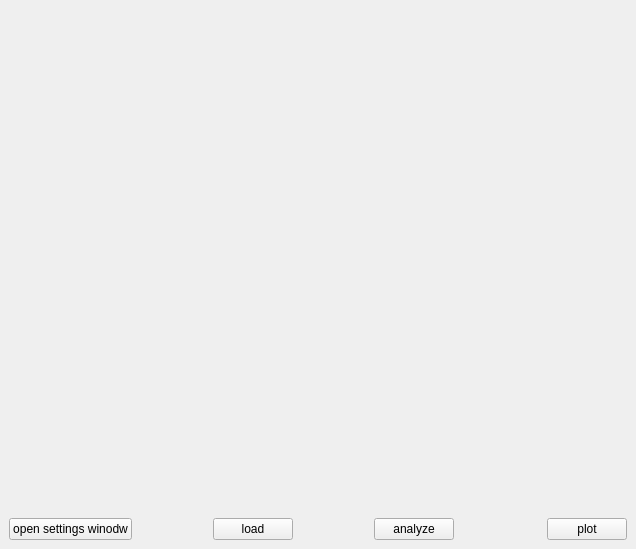
<?xml version="1.0" encoding="UTF-8"?>
<ui version="4.0">
 <class>Spasma_Mode</class>
 <widget class="QMainWindow" name="Spasma_Mode">
  <property name="geometry">
   <rect>
    <x>0</x>
    <y>0</y>
    <width>636</width>
    <height>549</height>
   </rect>
  </property>
  <property name="sizePolicy">
   <sizepolicy hsizetype="Minimum" vsizetype="Preferred">
    <horstretch>0</horstretch>
    <verstretch>0</verstretch>
   </sizepolicy>
  </property>
  <property name="windowTitle">
   <string>Data Analysis Main</string>
  </property>
  <widget class="QWidget" name="centralwidget">
   <property name="layoutDirection">
    <enum>Qt::LeftToRight</enum>
   </property>
   <layout class="QGridLayout" name="gridLayout">
    <item row="1" column="4">
     <widget class="QPushButton" name="button_load">
      <property name="text">
       <string>load</string>
      </property>
     </widget>
    </item>
    <item row="1" column="6">
     <widget class="QPushButton" name="button_analyze">
      <property name="text">
       <string>analyze</string>
      </property>
     </widget>
    </item>
    <item row="0" column="2" colspan="9">
     <widget class="QWidget" name="widget" native="true">
      <property name="sizePolicy">
       <sizepolicy hsizetype="Preferred" vsizetype="Preferred">
        <horstretch>0</horstretch>
        <verstretch>0</verstretch>
       </sizepolicy>
      </property>
     </widget>
    </item>
    <item row="1" column="9">
     <spacer name="horizontalSpacer">
      <property name="orientation">
       <enum>Qt::Horizontal</enum>
      </property>
      <property name="sizeHint" stdset="0">
       <size>
        <width>40</width>
        <height>20</height>
       </size>
      </property>
     </spacer>
    </item>
    <item row="1" column="10">
     <widget class="QPushButton" name="button_plot">
      <property name="text">
       <string>plot</string>
      </property>
     </widget>
    </item>
    <item row="1" column="2">
     <widget class="QPushButton" name="button_settings">
      <property name="enabled">
       <bool>true</bool>
      </property>
      <property name="sizePolicy">
       <sizepolicy hsizetype="Maximum" vsizetype="Fixed">
        <horstretch>0</horstretch>
        <verstretch>0</verstretch>
       </sizepolicy>
      </property>
      <property name="text">
       <string>open settings winodw</string>
      </property>
      <property name="checkable">
       <bool>false</bool>
      </property>
     </widget>
    </item>
    <item row="1" column="3">
     <spacer name="horizontalSpacer_2">
      <property name="orientation">
       <enum>Qt::Horizontal</enum>
      </property>
      <property name="sizeHint" stdset="0">
       <size>
        <width>40</width>
        <height>20</height>
       </size>
      </property>
     </spacer>
    </item>
    <item row="1" column="5">
     <spacer name="horizontalSpacer_3">
      <property name="orientation">
       <enum>Qt::Horizontal</enum>
      </property>
      <property name="sizeHint" stdset="0">
       <size>
        <width>40</width>
        <height>20</height>
       </size>
      </property>
     </spacer>
    </item>
   </layout>
  </widget>
 </widget>
 <resources/>
 <connections/>
</ui>
